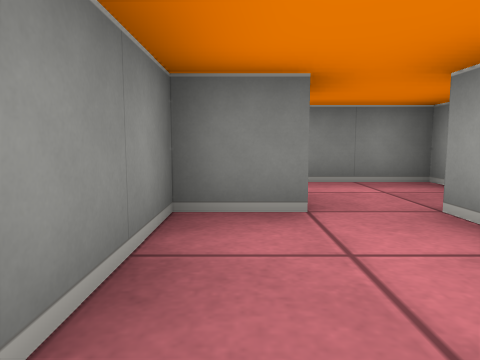
view 1 (above)

14 first-person views from a walk through a cub3D ray-caster map. The camera is about half as high as the walls, tilts 6° down and sees 70° across. The floor is counted in squares. Each view is taken from the middle of a square. On the plan, view 1 faces up. The plan holds only what a view shows up to about 9 squares ahead; the rest is blank. The place goes on beyond the plan.

view 2
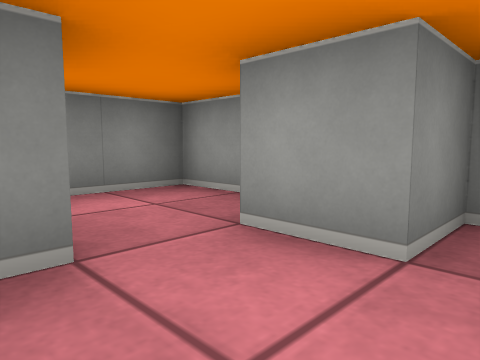

view 3
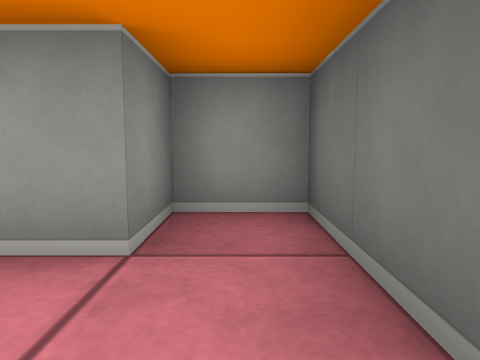

view 4
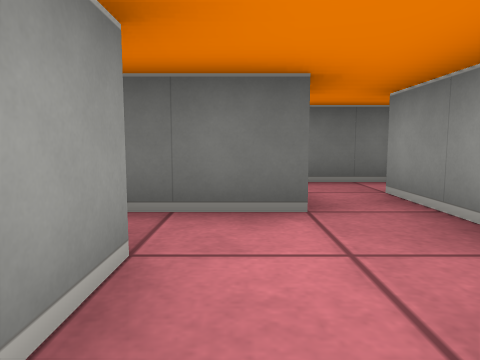

view 5
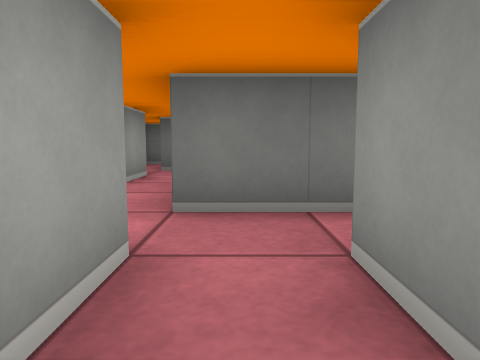

view 6
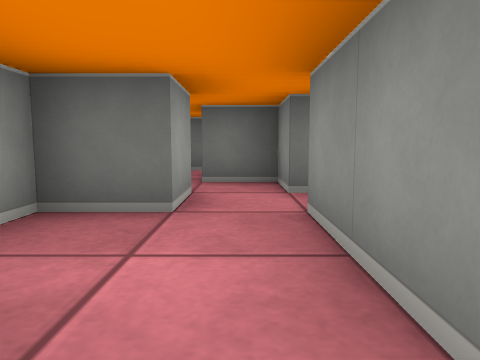

view 7
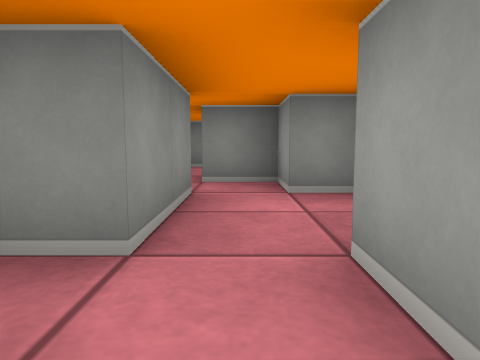

view 8
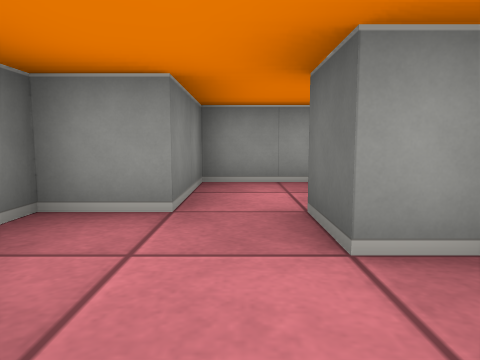

view 9
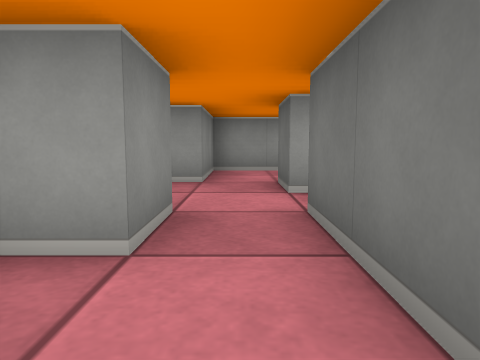

view 10
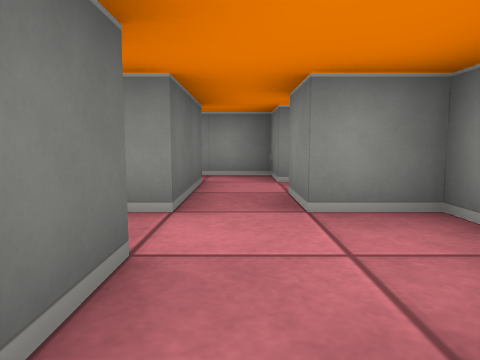

view 11
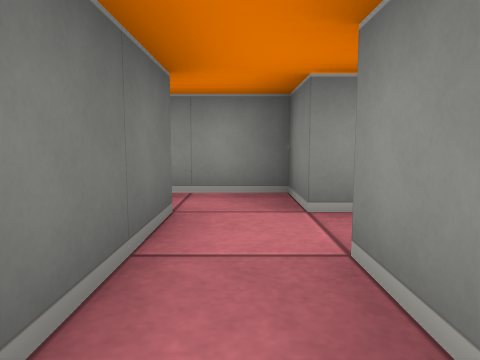

view 12
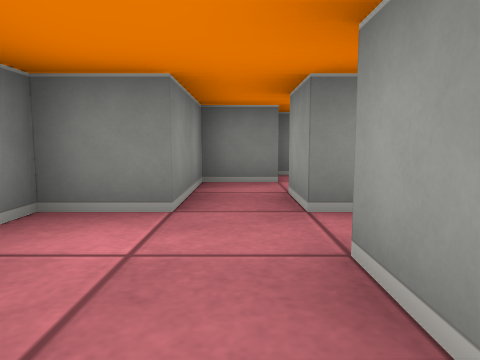

view 13
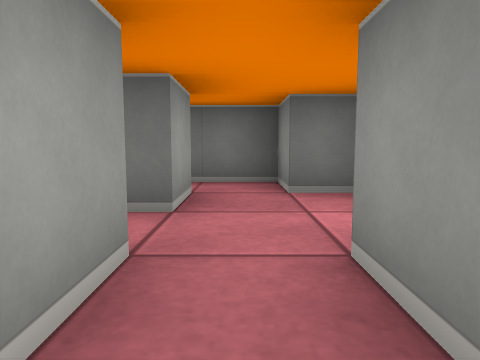

view 14
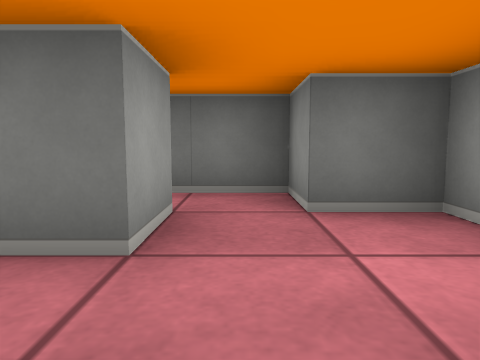

### Floor plan
Ten units are one square. View 1 is at (0, 0); x grows to the right and y downward. Boxes are objects, and circles mark ways between rooms. Rooms are numbered by the first view taken in them; rooms with no view inside come last. Other rooms are left out.
<svg viewBox="-60 -60 90 140">
<path fill="none" stroke="#000" d="M22 15 15 15 15 5 5 5 5 -5M15 35 25 35 25 30M-10 15 5 15 5 35M-5 -5 -5 5M5 -5 25 -5 25 -15 15 -15 15 -25M6 -25 -5 -25 -5 -5M25 -30 25 -45 5 -45M5 45 5 55 15 55M15 45 15 35M5 35 -1 35M16 75 24 75M-34 -45 -45 -45 -45 -25M-5 -35 5 -35M-35 -25 -35 -35 -15 -35M5 -45 5 -55 -15 -55 -15 -45 -25 -45 -25 -51M-35 -5 -35 -15 -29 -15M-45 -25 -55 -25 -55 -5 -45 -5 -45 5 -32 5"/>
<circle cx="0" cy="0" r="3" fill="#2a7"/>
<circle cx="10" cy="30" r="3" fill="#2a7"/>
<circle cx="10" cy="-30" r="3" fill="#2a7"/>
<circle cx="10" cy="-40" r="3" fill="#2a7"/>
<circle cx="-40" cy="-30" r="3" fill="#2a7"/>
<text x="10" y="20">1</text>
<text x="10" y="-10">2</text>
<text x="10" y="-40">3</text>
<text x="10" y="50">4</text>
<text x="-20" y="-40">5</text>
<text x="-40" y="-10">6</text>
</svg>
Room 1 opens to room 2. Room 1 opens to room 4. Room 2 opens to room 3. Room 3 opens to room 5. Room 5 opens to room 6.

Where each view was taken, in squares from view 1:
view 1: 0 up, 0 right, facing up
view 2: 1 up, 0 right, facing up-right
view 3: 1 up, 0 right, facing right
view 4: 3 up, 1 right, facing down
view 5: 1 up, 0 right, facing down
view 6: 1 down, 1 right, facing down
view 7: 5 down, 1 right, facing up
view 8: 4 up, 2 left, facing right
view 9: 4 up, 4 left, facing right
view 10: 4 up, 1 right, facing left
view 11: 4 up, 1 left, facing left
view 12: 0 up, 4 left, facing up
view 13: 4 up, 4 left, facing down
view 14: 3 up, 4 left, facing down
